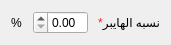
   <widget class="QWidget" name="horizontalLayoutWidget_7">
    <property name="geometry">
     <rect>
      <x>140</x>
      <y>140</y>
      <width>171</width>
      <height>31</height>
     </rect>
    </property>
    <layout class="QHBoxLayout" name="horizontalLayout_10">
     <item>
      <widget class="QLabel" name="label_15">
       <property name="maximumSize">
        <size>
         <width>16</width>
         <height>16777215</height>
        </size>
       </property>
       <property name="layoutDirection">
        <enum>Qt::RightToLeft</enum>
       </property>
       <property name="text">
        <string>%</string>
       </property>
       <property name="scaledContents">
        <bool>false</bool>
       </property>
       <property name="margin">
        <number>0</number>
       </property>
       <property name="indent">
        <number>-1</number>
       </property>
      </widget>
     </item>
     <item>
      <widget class="QDoubleSpinBox" name="QDubleSpiner_hperoneRate">
       <property name="sizePolicy">
        <sizepolicy hsizetype="Minimum" vsizetype="Fixed">
         <horstretch>0</horstretch>
         <verstretch>0</verstretch>
        </sizepolicy>
       </property>
       <property name="maximumSize">
        <size>
         <width>55</width>
         <height>16777215</height>
        </size>
       </property>
       <property name="layoutDirection">
        <enum>Qt::RightToLeft</enum>
       </property>
       <property name="styleSheet">
        <string notr="true"/>
       </property>
       <property name="minimum">
        <double>0.000000000000000</double>
       </property>
       <property name="maximum">
        <double>100.000000000000000</double>
       </property>
       <property name="value">
        <double>0.000000000000000</double>
       </property>
      </widget>
     </item>
     <item>
      <widget class="QLabel" name="label_16">
       <property name="maximumSize">
        <size>
         <width>107</width>
         <height>16777215</height>
        </size>
       </property>
       <property name="layoutDirection">
        <enum>Qt::RightToLeft</enum>
       </property>
       <property name="text">
        <string>&lt;html&gt;&lt;head/&gt;&lt;body&gt;&lt;p align=&quot;right&quot;&gt;&lt;span style=&quot; color:#ef2929;&quot;&gt;*&lt;/span&gt;&lt;span style=&quot; color:#000000;&quot;&gt;نسبه&lt;/span&gt; الهايبر&lt;/p&gt;&lt;/body&gt;&lt;/html&gt;</string>
       </property>
       <property name="scaledContents">
        <bool>false</bool>
       </property>
       <property name="margin">
        <number>0</number>
       </property>
       <property name="indent">
        <number>-1</number>
       </property>
      </widget>
     </item>
    </layout>
   </widget>
